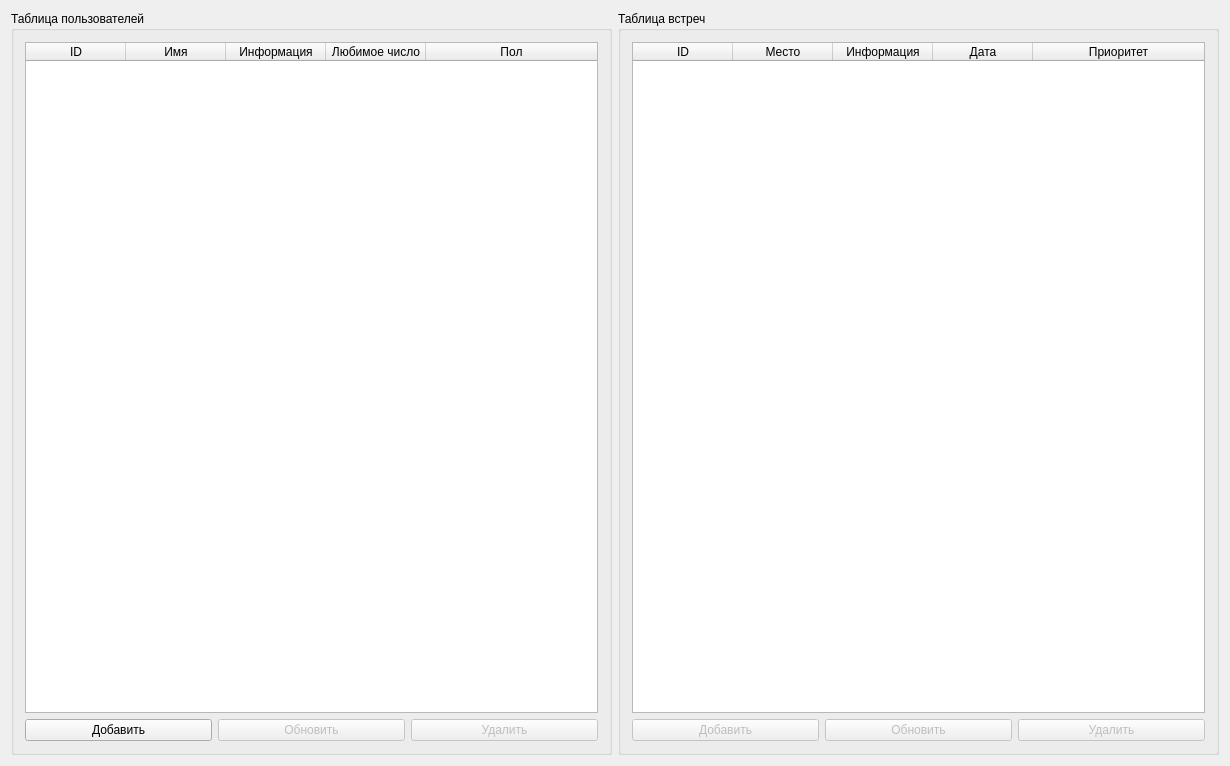
<?xml version="1.0" encoding="UTF-8"?>
<ui version="4.0">
 <class>MainWindow</class>
 <widget class="QMainWindow" name="MainWindow">
  <property name="geometry">
   <rect>
    <x>0</x>
    <y>0</y>
    <width>1230</width>
    <height>766</height>
   </rect>
  </property>
  <property name="windowTitle">
   <string>Клиент</string>
  </property>
  <property name="styleSheet">
   <string notr="true"/>
  </property>
  <widget class="QWidget" name="centralWidget">
   <layout class="QHBoxLayout" name="horizontalLayout_3">
    <item>
     <widget class="QGroupBox" name="groupBoxUsers">
      <property name="title">
       <string>Таблица пользователей</string>
      </property>
      <layout class="QGridLayout" name="gridLayout">
       <item row="0" column="0" colspan="3">
        <widget class="QTableWidget" name="tableUsers">
         <property name="editTriggers">
          <set>QAbstractItemView::NoEditTriggers</set>
         </property>
         <attribute name="horizontalHeaderStretchLastSection">
          <bool>true</bool>
         </attribute>
         <column>
          <property name="text">
           <string>ID</string>
          </property>
         </column>
         <column>
          <property name="text">
           <string>Имя</string>
          </property>
         </column>
         <column>
          <property name="text">
           <string>Информация</string>
          </property>
         </column>
         <column>
          <property name="text">
           <string>Любимое число</string>
          </property>
         </column>
         <column>
          <property name="text">
           <string>Пол</string>
          </property>
         </column>
        </widget>
       </item>
       <item row="1" column="0">
        <widget class="QPushButton" name="buttonAddUser">
         <property name="text">
          <string>Добавить</string>
         </property>
        </widget>
       </item>
       <item row="1" column="1">
        <widget class="QPushButton" name="buttonUpdateUser">
         <property name="enabled">
          <bool>false</bool>
         </property>
         <property name="text">
          <string>Обновить</string>
         </property>
        </widget>
       </item>
       <item row="1" column="2">
        <widget class="QPushButton" name="buttonDeleteUser">
         <property name="enabled">
          <bool>false</bool>
         </property>
         <property name="text">
          <string>Удалить</string>
         </property>
        </widget>
       </item>
      </layout>
     </widget>
    </item>
    <item>
     <widget class="QGroupBox" name="groupBoxInvites">
      <property name="title">
       <string>Таблица встреч</string>
      </property>
      <layout class="QGridLayout" name="gridLayout_2">
       <item row="0" column="0" colspan="3">
        <widget class="QTableWidget" name="tableAppointments">
         <property name="styleSheet">
          <string notr="true">\</string>
         </property>
         <property name="editTriggers">
          <set>QAbstractItemView::NoEditTriggers</set>
         </property>
         <attribute name="horizontalHeaderStretchLastSection">
          <bool>true</bool>
         </attribute>
         <column>
          <property name="text">
           <string>ID</string>
          </property>
         </column>
         <column>
          <property name="text">
           <string>Место</string>
          </property>
         </column>
         <column>
          <property name="text">
           <string>Информация</string>
          </property>
         </column>
         <column>
          <property name="text">
           <string>Дата</string>
          </property>
         </column>
         <column>
          <property name="text">
           <string>Приоритет</string>
          </property>
         </column>
        </widget>
       </item>
       <item row="1" column="0">
        <widget class="QPushButton" name="buttonAddAppointment">
         <property name="enabled">
          <bool>false</bool>
         </property>
         <property name="text">
          <string>Добавить</string>
         </property>
        </widget>
       </item>
       <item row="1" column="1">
        <widget class="QPushButton" name="buttonUpdateAppointment">
         <property name="enabled">
          <bool>false</bool>
         </property>
         <property name="text">
          <string>Обновить</string>
         </property>
        </widget>
       </item>
       <item row="1" column="2">
        <widget class="QPushButton" name="buttonDeleteAppointment">
         <property name="enabled">
          <bool>false</bool>
         </property>
         <property name="text">
          <string>Удалить</string>
         </property>
        </widget>
       </item>
      </layout>
     </widget>
    </item>
   </layout>
  </widget>
 </widget>
 <layoutdefault spacing="6" margin="11"/>
 <resources/>
 <connections/>
</ui>
